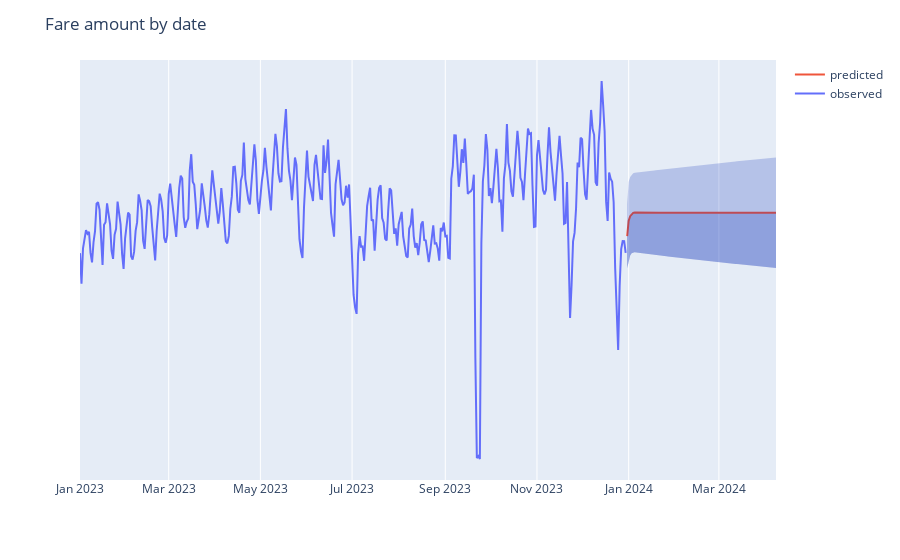

Write notebook code for a chart like this one.
### Code cell
fig.update_traces(showlegend = True, name = 'observed')
fig.add_scatter(x = fc.index, y = fc['prediction'], name = 'predicted')

conf_int_px = px.line(
    x = fc.index,
    y = [conf_int[:, 0], conf_int[:, 1]],
    color_discrete_sequence = ['rgba(0, 0, 0, 0)' for _ in range(len(conf_int))]
    )

conf_int_px.update_traces(fill = 'tonexty', fillcolor = 'rgba(0, 39, 180, 0.21)', showlegend = False)
for trace in conf_int_px.data:
    fig.add_trace(trace)

fig.show()
